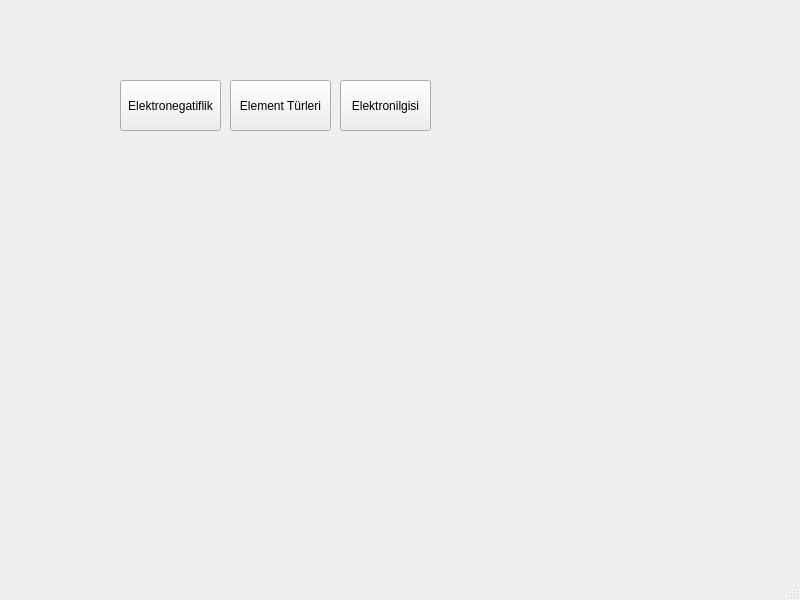
<?xml version="1.0" encoding="UTF-8"?>
<ui version="4.0">
 <class>LearnSection</class>
 <widget class="QMainWindow" name="LearnSection">
  <property name="geometry">
   <rect>
    <x>0</x>
    <y>0</y>
    <width>800</width>
    <height>600</height>
   </rect>
  </property>
  <property name="windowTitle">
   <string>LearnSection</string>
  </property>
  <widget class="QWidget" name="centralwidget">
   <widget class="QPushButton" name="btnElektronegatiflik">
    <property name="geometry">
     <rect>
      <x>120</x>
      <y>80</y>
      <width>101</width>
      <height>51</height>
     </rect>
    </property>
    <property name="text">
     <string>Elektronegatiflik</string>
    </property>
   </widget>
   <widget class="QPushButton" name="btnElementTurleri">
    <property name="geometry">
     <rect>
      <x>230</x>
      <y>80</y>
      <width>101</width>
      <height>51</height>
     </rect>
    </property>
    <property name="text">
     <string>Element Türleri</string>
    </property>
   </widget>
   <widget class="QPushButton" name="btnElektronIlgisi">
    <property name="geometry">
     <rect>
      <x>340</x>
      <y>80</y>
      <width>91</width>
      <height>51</height>
     </rect>
    </property>
    <property name="text">
     <string>Elektronilgisi</string>
    </property>
   </widget>
   <widget class="QWidget" name="widget" native="true">
    <property name="geometry">
     <rect>
      <x>170</x>
      <y>170</y>
      <width>301</width>
      <height>151</height>
     </rect>
    </property>
   </widget>
  </widget>
  <widget class="QMenuBar" name="menubar">
   <property name="geometry">
    <rect>
     <x>0</x>
     <y>0</y>
     <width>800</width>
     <height>22</height>
    </rect>
   </property>
  </widget>
  <widget class="QStatusBar" name="statusbar"/>
 </widget>
 <resources/>
 <connections/>
</ui>
